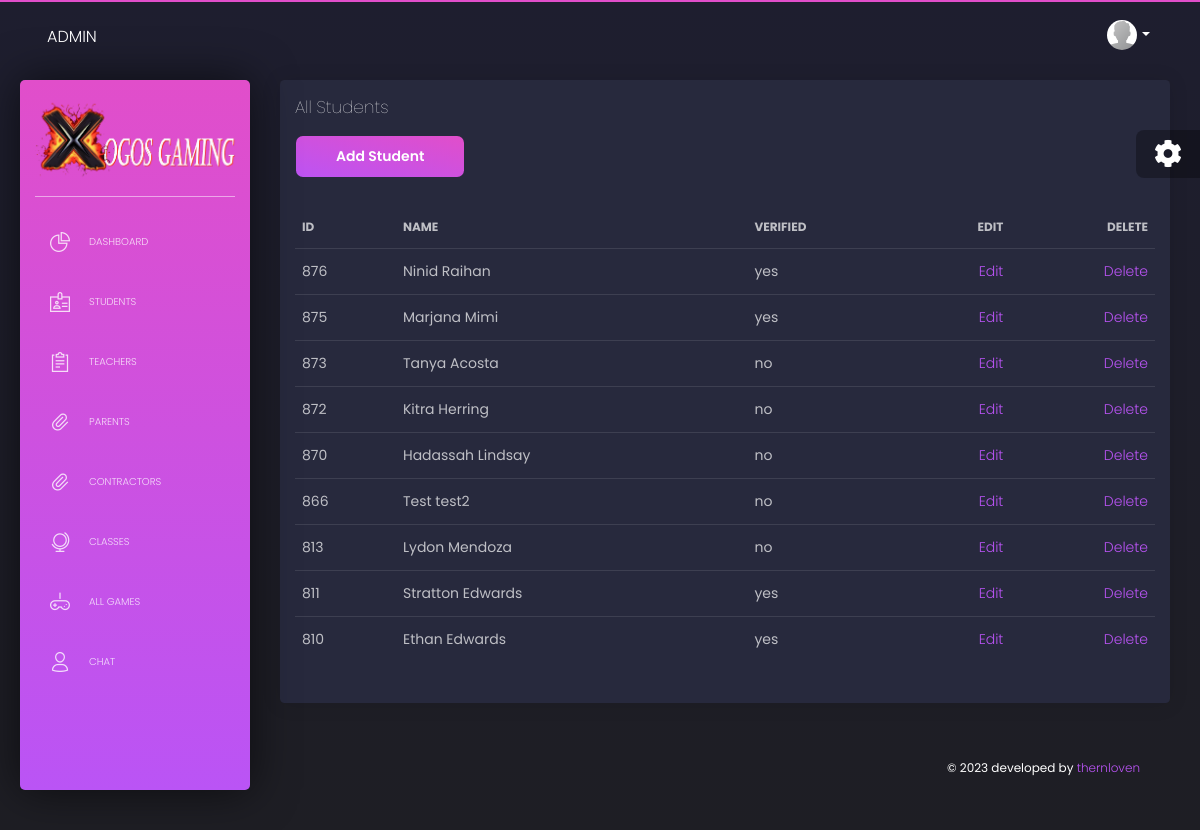
/admin/students.php (signed in), run on the app's committed database.
### tables this page shows
CREATE TABLE `users` (
  `user_id` int NOT NULL,
  `admin_id` int DEFAULT '0',
  `contractor_id` int DEFAULT '0',
  `parent_id` int DEFAULT '0',
  `student_id` int DEFAULT '0',
  `t_student_id` int DEFAULT '0',
  `teacher_id` int DEFAULT '0',
  `class_id` int DEFAULT NULL,
  `company` varchar(255) DEFAULT NULL,
  `firstname` varchar(255) DEFAULT NULL,
  `lastname` varchar(255) DEFAULT NULL,
  `img` text,
  `address` varchar(255) DEFAULT NULL,
  `phone` varchar(255) DEFAULT NULL,
  `city` varchar(255) DEFAULT NULL,
  `state` varchar(255) DEFAULT NULL,
  `zip` varchar(255) DEFAULT NULL,
  `email` varchar(255) DEFAULT NULL,
  `username` varchar(255) DEFAULT NULL,
  `password` varchar(255) DEFAULT NULL,
  `unhashed_pass` varchar(200) DEFAULT NULL,
  `confirm_p` varchar(255) DEFAULT NULL,
  `user_role` varchar(255) DEFAULT NULL,
  `kids_count` int DEFAULT '0',
  `token_lr` text,
  `token_tq` text,
  `token` text,
  `verified` varchar(5) DEFAULT 'no',
  `active` varchar(5) DEFAULT 'no',
  `is_affiliate` tinyint NOT NULL DEFAULT '0',
  `affiliated_by` int DEFAULT NULL,
  `total_coins_lr` varchar(255) DEFAULT NULL,
  `total_time_lr` varchar(255) DEFAULT NULL,
  `timestamp_lr` timestamp NOT NULL DEFAULT CURRENT_TIMESTAMP
);

### admin/includes/all_students.php (shortened to what this page needs)
<?php include "includes/sidebar.php" ?>
<?php include "includes/navbar.php"; ?>
<div class="content">
  <div class="row">
    <div class="col-md-12">
      <div class="card ">
        <div class="card-header">
          <h4 class="card-title"> All Students</h4>
          <div class="form-group">
            <button type="button" class="btn btn-primary" data-toggle="modal" data-target="#exampleModalCenterStudent">Add Student</button>
          </div>
        </div>
        <div class="card-body">
          <div class="table-responsive">
            <table class="table tablesorter">
              <thead class="text-primary">
                <tr>
                  <th>Id</th>
                  <th>Name</th>
                  <th>Verified</th>
                  <th class="text-right">Edit</th>
                  <th class="text-right">Delete</th>
                </tr>
              </thead>
              <tbody>
                <?php
                $query = "SELECT * FROM users WHERE user_role = 'student' ORDER BY user_id DESC ";
                $select_student = mysqli_query($connection, $query);
                while ($row = mysqli_fetch_assoc($select_student)) {
                  $user_id   = $row['user_id'];
                  $firstname = $row['firstname'];
                  $lastname  = $row['lastname'];
                  $verified  = $row['verified'];
                  echo "<tr>";
                  echo "<td>$user_id</td>";
                  echo "<td>$firstname $lastname</td>";
                  echo "<td>$verified</td>";
                  echo "<td class='text-right'><a href='students.php?source=edit_student&edit_student={$user_id}'>Edit</a></td>";
                  echo "<td class='text-right'><a onClick=\"javascript: return confirm('Are you sure you want to delete?'); \"href='students.php?delete={$user_id}'>Delete</a></td>";
                  echo "</tr>";
                }
                ?>
              </tbody>
            </table>
          </div>
        </div>
      </div>
    </div>
  </div>

### data on the page
users: user_id "876", firstname "Ninid", lastname "Raihan", verified "yes"
users: user_id "875", firstname "Marjana", lastname "Mimi", verified "yes"
users: user_id "873", firstname "Tanya", lastname "Acosta", verified "no"
users: user_id "872", firstname "Kitra", lastname "Herring", verified "no"
users: user_id "870", firstname "Hadassah", lastname "Lindsay", verified "no"
users: user_id "866", firstname "Test", lastname "test2", verified "no"
users: user_id "813", firstname "Lydon", lastname "Mendoza", verified "no"
users: user_id "811", firstname "Stratton", lastname "Edwards", verified "yes"
users: user_id "810", firstname "Ethan", lastname "Edwards", verified "yes"

### other printed values
$_SESSION['user_role'] "ADMIN"
